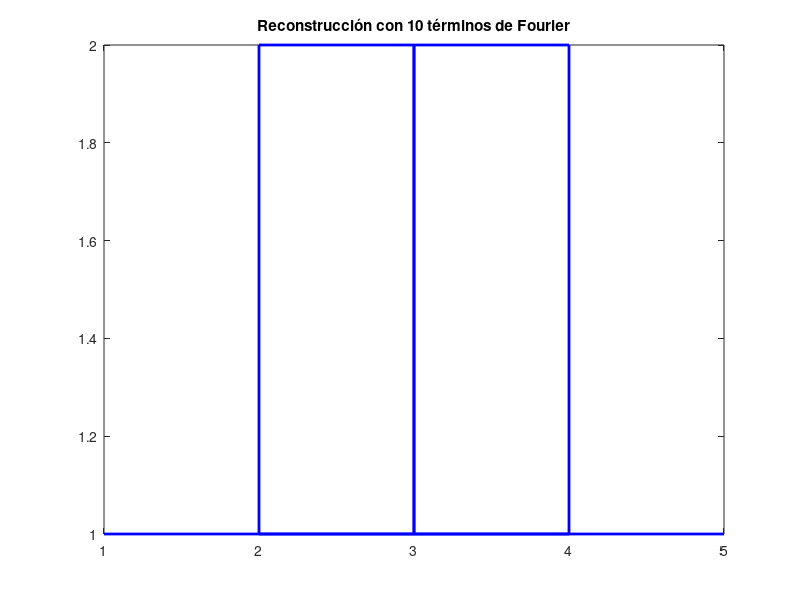

This chart was generated by the following MATLAB code:
% Definir puntos básicos que representan un símbolo π aproximado
x = [1, 3, 3, 2, 2, 4, 4, 3, 3, 5];
y = [1, 1, 2, 2, 1, 1, 2, 2, 1, 1];

% Número de puntos en el contorno
N = length(x);

% Calcular los coeficientes de Fourier
X = fft(x);
Y = fft(y);

% Preparar la figura para la animación
figure;
hold on;
axis equal;
xlim([0, 6]);
ylim([0, 3]);

% Animar reconstrucción del contorno
for k = 1:N
    % Suma parcial de la serie de Fourier
    x_recon = real(ifft(X(1:k), N));
    y_recon = real(ifft(Y(1:k), N));

    % Limpiar la figura y dibujar el contorno actual
    clf;
    plot(x_recon, y_recon, 'b-', 'LineWidth', 2);
    title(sprintf('Reconstrucción con %d términos de Fourier', k));
    drawnow;
    pause(0.5); % Pausa para visualizar la animación
end
